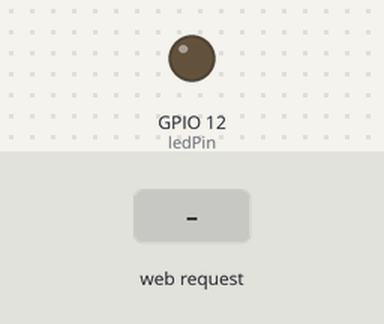
The sketch below on a simulated ESP8266 (NodeMCU). Parts: output pins drawn as LEDs (lit = HIGH). Inputs (shaded band) come from the test bench. WiFi joins after 1.5 s; servers stay silent unless stated; what the sketch prints to the serial monitor is not drawn.

Above: at 2.7 s.
2.8 s: HTTP request GET /led/on received
At 3.5 s:
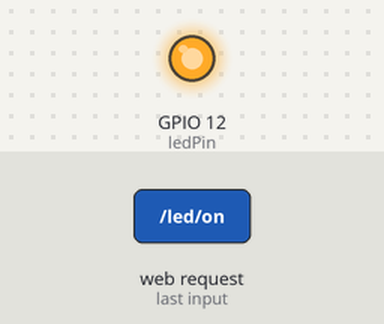
4.3 s: HTTP request GET /led/off received
At 4.7 s:
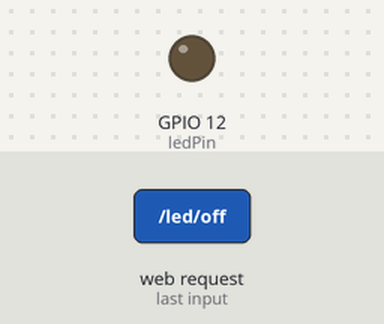
Timing chart, 0 to 7.3 s (numbered marks = the images above; inputs shaded):
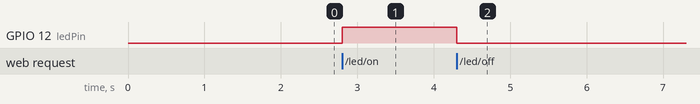

The sketch:

3.6.2.ino
```cpp
#include <ESP8266WiFi.h>
#include <ESP8266WebServer.h>
#include <DHT.h>

const char* ssid = "cireng kuah";
const char* password = "localhost090807";

ESP8266WebServer server(80);

const byte dhtPin = 2;
const byte ledPin = 12;

DHT dht(dhtPin, DHT22);

const char index_html[] PROGMEM = R"rawliteral(
<!DOCTYPE html>
<html>
<head>
  <meta name="viewport" content="width=device-width, initial-scale=1">

  <!-- Auto Refresh setiap 5 detik -->
  <meta http-equiv="refresh" content="5">

  <title>IoT Dashboard</title>

  <style>
    body {
      font-family: Arial;
      text-align: center;
      margin-top: 50px;
    }

    button {
      padding: 15px 30px;
      font-size: 20px;
      border-radius: 8px;
      margin: 10px;
      cursor: pointer;
    }

    .btn-on {
      background-color: #4CAF50;
      color: white;
      border: none;
    }

    .btn-off {
      background-color: #f44336;
      color: white;
      border: none;
    }

    .sensor-box {
      font-size: 24px;
      font-weight: bold;
    }
  </style>
</head>

<body>

  <h1>ESP8266 Web Server</h1>

  <div class="sensor-box">
    <p>Suhu Saat Ini: <strong>%TEMPERATURE%</strong> Celcius</p>
    <p>Kelembapan: <strong>%HUMIDITY%</strong> %</p>
  </div>

  <h2>Kendali LED</h2>

  %LED_BUTTON%

</body>
</html>
)rawliteral";

void handleRoot() {

  String html = index_html;

  float t = dht.readTemperature();
  float h = dht.readHumidity();

  if (isnan(t)) {
    html.replace("%TEMPERATURE%", "--");
  } else {
    html.replace("%TEMPERATURE%", String(t));
  }

  if (isnan(h)) {
    html.replace("%HUMIDITY%", "--");
  } else {
    html.replace("%HUMIDITY%", String(h));
  }

  if (digitalRead(ledPin) == LOW) {

    html.replace(
      "%LED_BUTTON%",
      "<a href=\"/led/on\"><button class=\"btn-on\">NYALAKAN (ON)</button></a>"
    );

  } else {

    html.replace(
      "%LED_BUTTON%",
      "<a href=\"/led/off\"><button class=\"btn-off\">MATIKAN (OFF)</button></a>"
    );

  }

  server.send(200, "text/html", html);
}

void handleLedOn() {

  digitalWrite(ledPin, HIGH);

  server.sendHeader("Location", "/");
  server.send(303);
}

void handleLedOff() {

  digitalWrite(ledPin, LOW);

  server.sendHeader("Location", "/");
  server.send(303);
}

void setup() {

  Serial.begin(115200);

  pinMode(ledPin, OUTPUT);
  digitalWrite(ledPin, LOW);

  dht.begin();

  WiFi.mode(WIFI_STA);
  WiFi.begin(ssid, password);

  while (WiFi.status() != WL_CONNECTED) {

    delay(500);
    Serial.print(".");
  }

  Serial.println("\nIP Address Server Anda:");
  Serial.println(WiFi.localIP());

  server.on("/", handleRoot);

  server.on("/led/on", handleLedOn);
  server.on("/led/off", handleLedOff);

  server.begin();
}

void loop() {

  server.handleClient();
}
```

Measured:
- after the input at 2.8 s, GPIO 12 (ledPin): LOW → HIGH at once
- after the input at 4.3 s, GPIO 12 (ledPin): HIGH → LOW at once
